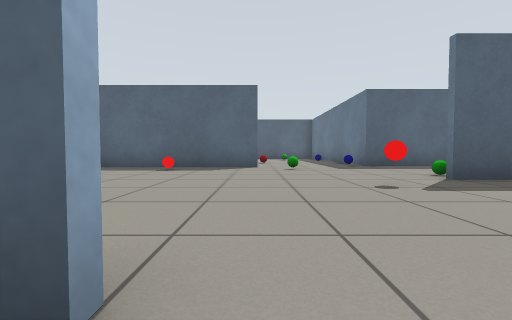
[1] (above)

21 first-person views from a walk through a world built for the Gazebo simulator. The camera is 0.5 m above the floor, tilts 2° down and sees 90° across. The floor is counted in squares, 1 m on a side. Each view is taken from the middle of a square. On the plan, view 1 faces up. The plan holds only what a view shows up to about 9 squares ahead; the rest is blank. Robots are left out.

[2]
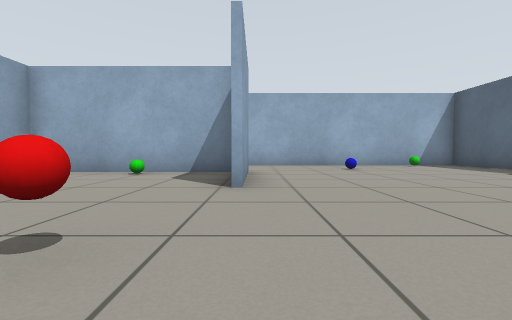

[3]
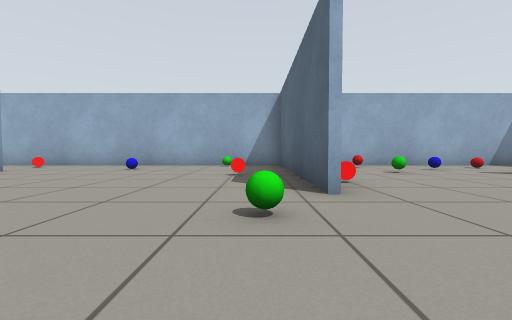

[4]
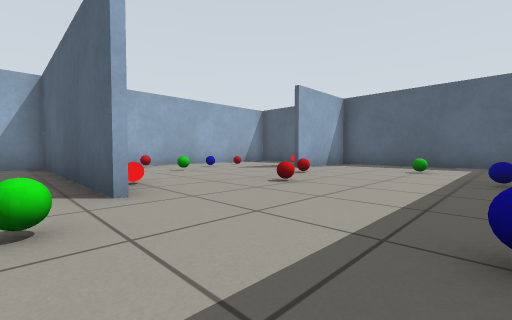

[5]
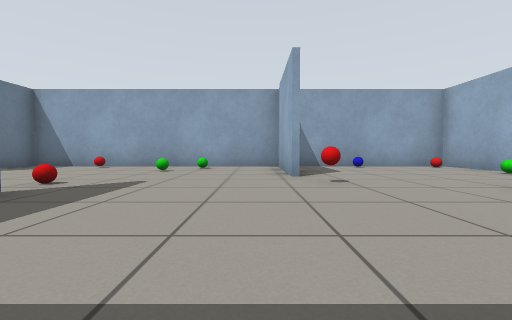

[6]
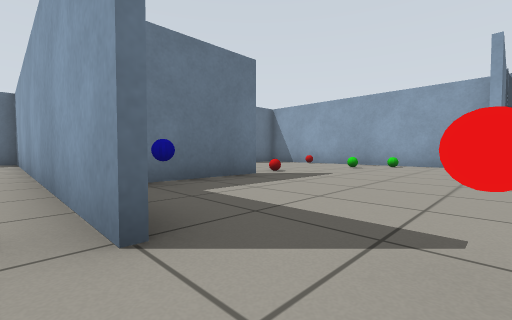

[7]
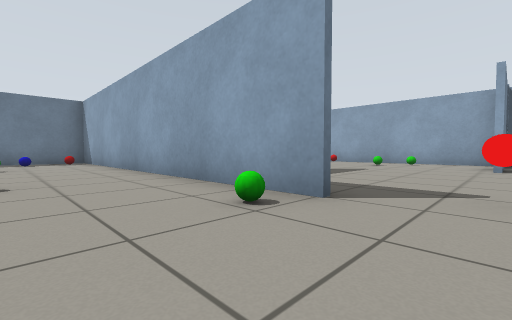

[8]
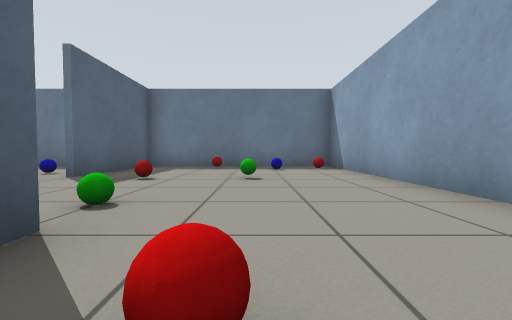

[9]
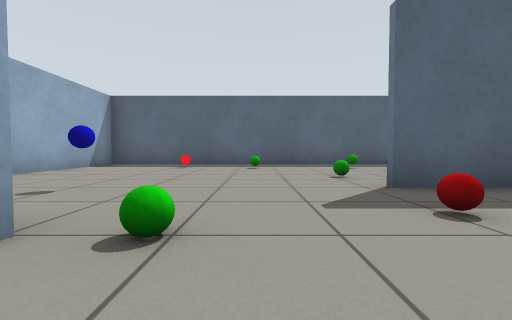

[10]
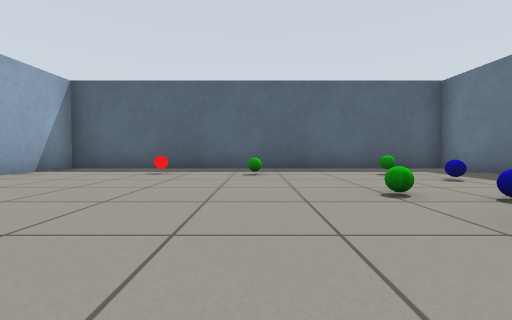

[11]
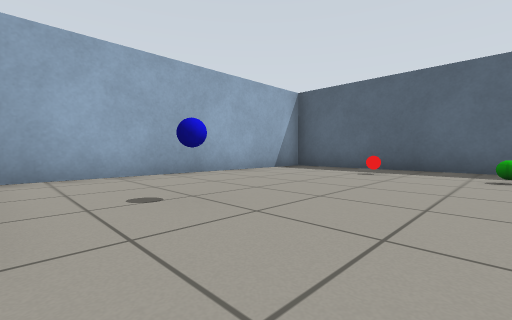

[12]
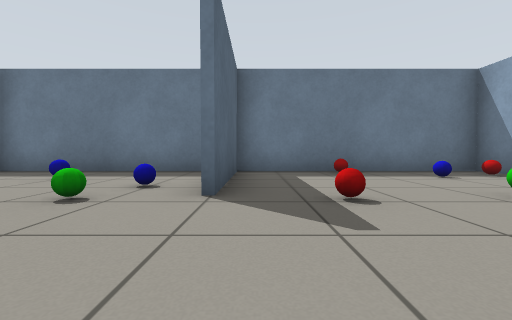

[13]
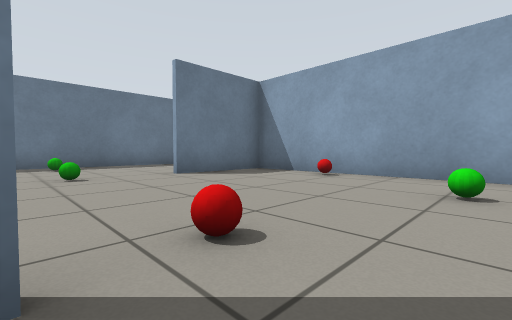

[14]
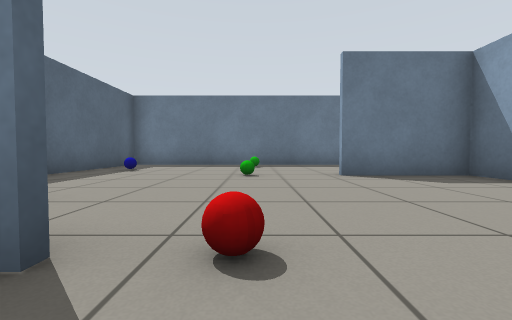

[15]
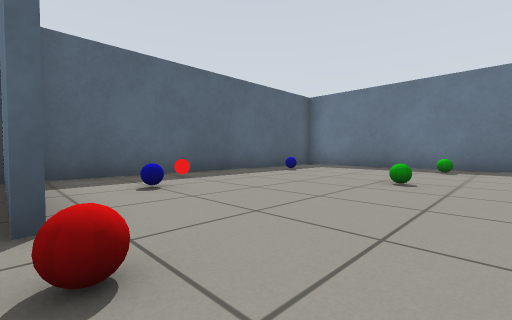

[16]
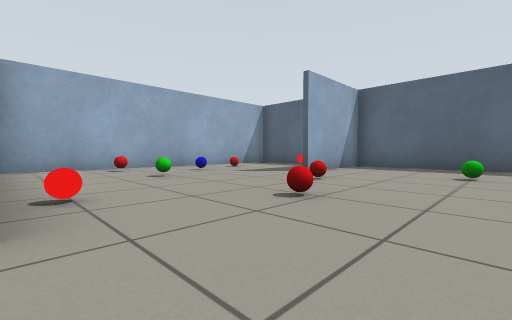

[17]
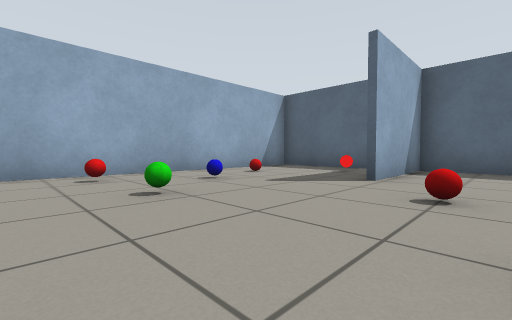

[18]
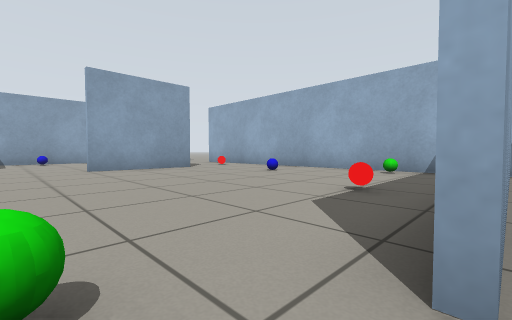

[19]
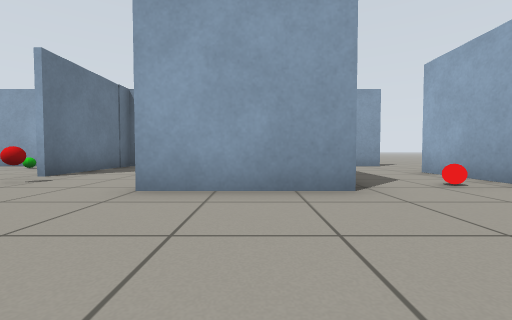

[20]
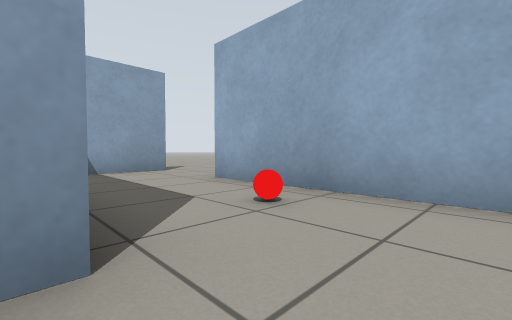

[21]
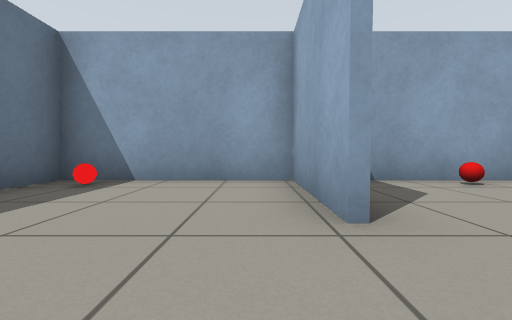

### Floor plan
Points are (right, up) in squares from view 1. A wall is a line through its corners. A room is listed if a view was taken in it or the views show most of it. See-through windows are left out.
Room 1 (view 1)
walls: (-3.1, 0.5) (-3.1, -4.4) (2.1, -4.4) (2.1, -1)
ways out: opening at (1, 0) to room 2; gap at (2, -1) to room 2
objects: green ball (-3, -2); other object (-2, -4); other object (0, -4); red ball (2, 0)
Room 2 (views 2, 3, 4, 5, 6, 7, 8, 9, 10, 11, 12, 13, 14, 15, 16, 17, 18, 19, 20, 21)
walls: (3.4, 4.6) (14.3, 4.6) (14.3, 10.5) (10.7, 10.5); (7.5, 8.3) (3.6, 8.3) (3.6, 9.1); (0.1, 7.8) (-6, 7.8); (6, 0.9) (6, 4.4) (4.4, 4.4); (2.3, -1) (2.3, -4.4) (13.5, -4.4); (-3.4, 0.8) (-0.4, 0.8); (10.4, -1.6) (10.4, -4.4); (14, 4.4) (6.5, 4.4); (3.7, 16.4) (3.7, 8.9); (14.3, 11.2) (14.3, 16.3) (-1.6, 16.3) (-1.6, 13.4); (10.2, -4.4) (10.2, -1.8); (-2.9, 16.3) (-5.5, 16.3); (14.3, -3.5) (14.3, 3.5); (-5.9, 16) (-5.9, -2.1); (-6.1, -4.4) (-4.2, -4.4)
low walls: (-5.7, 8) (0.1, 8)
ways out: opening at (1, 0) to room 1; gap at (2, -1) to room 1; opening at (-6, -3.5); gap at (6, 1); gap at (12, 11)
objects: red ball (-5, 0); green ball (-5, 6); red ball (-5, 10); other object (-4, 4); blue ball (-4, 12); other object (-4, 13); green ball (-3, 10); other object (-3, 15); red ball (-2, 7); red ball (-1, 8); red ball (-1, 12); red ball (0, 10); green ball (1, 7); green ball (1, 14); red ball (2, 4); blue ball (3, 8); blue ball (3, 12); green ball (4, 5); other object (5, -3); green ball (5, -2); blue ball (5, 3); red ball (6, 0); blue ball (7, 2); red ball (7, 7); blue ball (7, 10); red ball (7, 15); red ball (8, -4); green ball (8, 8); red ball (9, 4); green ball (9, 14); green ball (10, 0); green ball (11, 7); red ball (11, 9); green ball (11, 12); other object (12, 3); blue ball (12, 12); blue ball (12, 13); green ball (12, 14); green ball (13, 0); red ball (13, 5); blue ball (13, 6); red ball (14, 8)

Where each view was taken, in squares from view 1:
view 1: 0 up, 0 right, facing up
view 2: 1 up, 3 right, facing left
view 3: 7 up, 3 right, facing left
view 4: 7 up, 3 right, facing up-left
view 5: 4 up, 3 right, facing down
view 6: 5 up, 2 right, facing down-right
view 7: 7 up, 2 right, facing down-right
view 8: 7 up, 6 right, facing right
view 9: 7 up, 9 right, facing up
view 10: 9 up, 9 right, facing up
view 11: 9 up, 9 right, facing up-left
view 12: 10 up, 8 right, facing right
view 13: 1 up, 5 right, facing down-right
view 14: 0 up, 5 right, facing right
view 15: 1 down, 6 right, facing up-right
view 16: 8 up, 2 right, facing up-left
view 17: 9 up, 0 right, facing up-left
view 18: 8 up, 1 right, facing down-left
view 19: 4 up, 2 left, facing down
view 20: 2 up, 3 left, facing down-left
view 21: 0 up, 11 right, facing down
